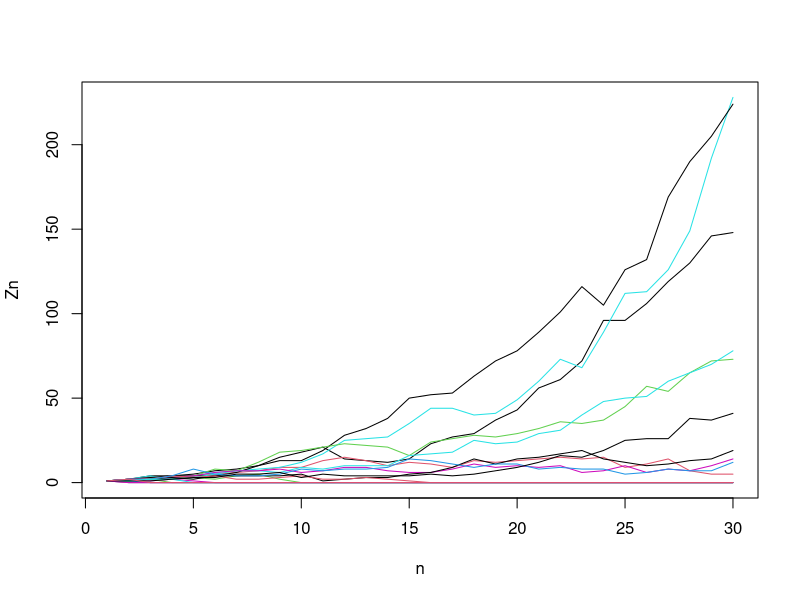
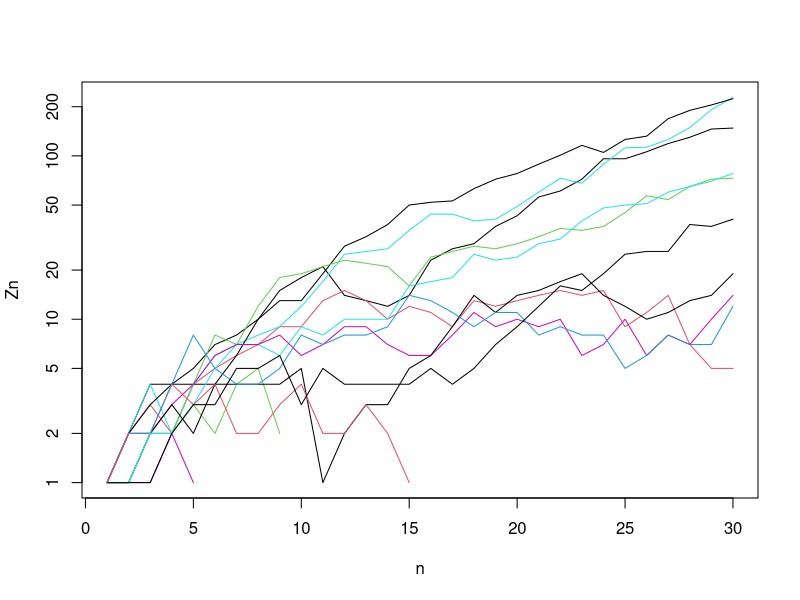
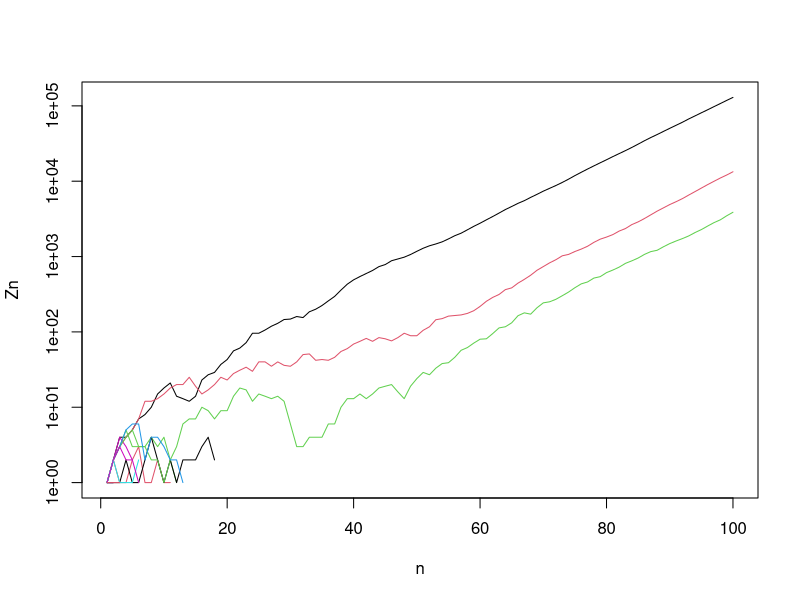
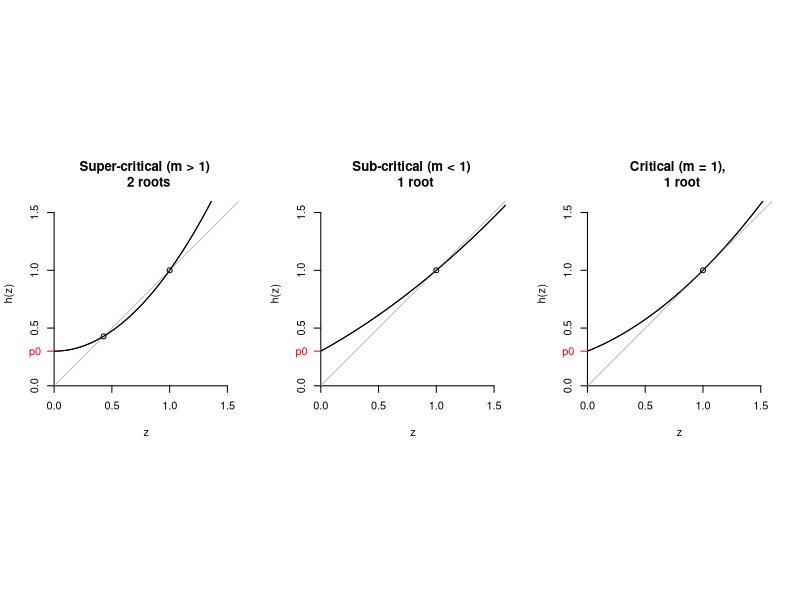
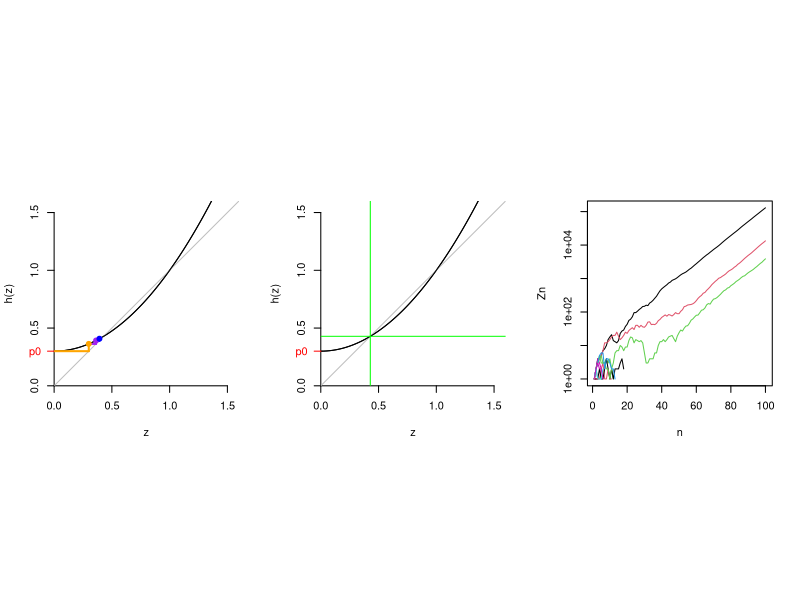
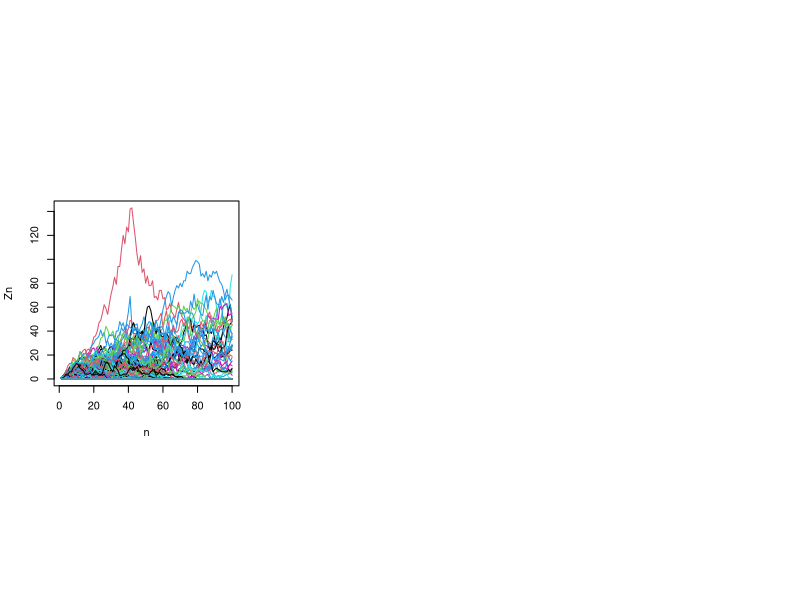
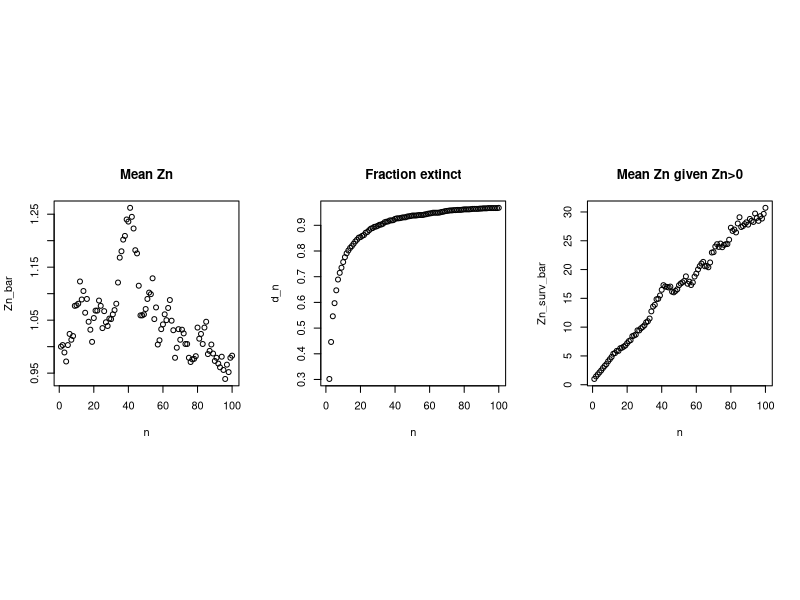
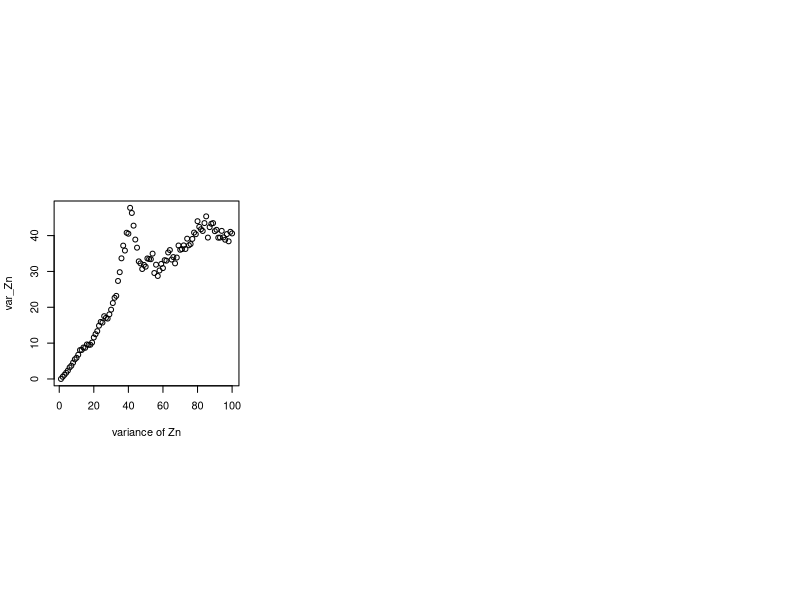

Write the R code that produced these figures, in order.
## ---- chunk 1
install.packages("kableExtra")
library(kableExtra)
## ---- chunk 2
  knitr::kable(
  cbind(c(0,1,2),c(.3,.4,.3)),
  col.names = c('$k$', '$p_k$')
) %>%
 kable_paper(bootstrap_options = "striped", full_width = F)
## ---- chunk 3
  knitr::kable(
  cbind(c(0,1,2),c(.3,.4,.3),c("0-2", "3-5", "6-9")),
  col.names = c('$k$', '$p_k$', 'digits')
) %>% kable_paper(bootstrap_options = "striped", full_width = F)
## ---- chunk 4
  knitr::kable(
  cbind(c(1,2,3,4),c(9,0,5,6),c(0.3,0.2,0.4,0.4), c("$2 \\times 0.3 = 2.7$", "$0 \\times 0.3 = 0$", "$0$","$0$")),
  col.names = c('carrier generation #', 'random digit', '$p_k$', 'expected # infected'), align="cccl"
) %>% kable_paper(bootstrap_options = "striped", full_width = F)
## ---- chunk 5
  k = 0:2 #number of possible children
  p0 = .3; p1 = .3; p2 = .4; 
  p_k = c(p0, p1, p2)  #probabilities of having k children
  Z1 = 1               #initial cohort size
  set.seed(9)
  kids.of.Z1 = sample(x = k, size = Z1, replace = T, prob = p_k)
  Z2 = sum(kids.of.Z1)
  kids.of.Z2 = sample(x = k, size = Z2, replace = T, prob = p_k)
  Z3 = sum(kids.of.Z2)
  kids.of.Z3 = sample(x = k, size = Z3, replace = T, prob = p_k)
  Z4 = sum(kids.of.Z3)
## ---- chunk 6
  gen_size <- c(rep(Z1, 1), rep(Z2, Z2), rep(Z3, Z3), rep(Z4, Z4))
  gen <- c(rep(1, 1), rep(2, Z2), rep(3, Z3), rep(4, Z4))
  person <- c(1, seq(2.1,by=0.1, to=2 + Z2*0.1), 
              seq(3.1,by=0.1, to=3 +Z3*0.1),
              seq(4.1,by=0.1, to=4 +Z4*0.1))
  total_children <- c(kids.of.Z1, kids.of.Z2, kids.of.Z3, rep(0, Z4))

  library(tidyverse)
  growth <- tibble(gen, person, total_children, gen_size)
  names(growth) <- c("Generation #", "Person ID", "Total children", "Generation size")
  knitr::kable(growth)
## ---- chunk 7
# install.packages('DiagrammeR')
DiagrammeR::grViz("
                  digraph rmarkdown{
                  1 ->{2.1 2.2}
                  2.1->{3.1 3.2}
                  2.2->{3.3 3.4}
                  3.1->{4.1 4.2}
                  3.2->{4.3}
                  3.3->{4.4 4.5}
                  3.4->{4.6 4.7}
                  }")
## ---- chunk 8
  #A function   
  branch <- function(n_max = 30, pk = c(p0, p1, p2), Z1 = 1)
  {
      Z.vec <- rep(NA, n_max) # n_max handles the total number of generations
      Z.vec[1] <- Z1
      for (i in 1:(n_max-1))
      {
          Z.vec[i+1] <- sum(sample(x = k,
                                   size = Z.vec[i],
                                   replace = T,
                                   prob = p_k))
      }
      return(Z.vec) # returns a vector of the number of children at every generation
  }
## ---- chunk 9
  set.seed(19) ; branch()
  set.seed(99) ; branch()
## ---- chunk 10
  n_trials = 20
  n_gen = 30
  k = 0:2 #number of possible children
  p0 = .3; p1 = .3; p2 = .4; 
  p_k = c(p0, p1, p2)  #probabilities of having k children
  Z1 = 1               #initial cohort size
  
  Z.mat <- matrix(NA, n_trials, n_gen)
  set.seed(131) 
  for (i in 1:n_trials)
      Z.mat[i,] <- branch(n_max = n_gen)
## ---- chunk 11
  matplot(t(Z.mat),
          type = "l", lty = 1, ylab = "Zn", xlab = "n")
## ---- chunk 12
  suppressWarnings(matplot(t(Z.mat), log = "y", type = "l", lty = 1, ylab = "Zn", xlab = "n"))
  surviving = ifelse(Z.mat[,n_gen] == 0, "extinct", "survive")
  foo <- prop.table(table(surviving))
  print(prop.table(table(surviving)) )
## ---- chunk 13
  n_trials = 20; n_gen = 100
  Z.mat <- matrix(NA, n_trials, n_gen)
  set.seed(131) 
  for (i in 1:n_trials)
      Z.mat[i,] <- branch(n_max = n_gen)
## ---- chunk 14
  suppressWarnings(matplot(t(Z.mat), log = "y", type = "l", lty = 1, ylab = "Zn", xlab = "n"))
## ---- chunk 15
  z = seq(0, 1.6, .01)
  pk = c(.3, .0, .7); names(pk) <- 0:2
  d <- pk["0"]
  for (i in 1:10)
  {
      d <- pk["0"]  + pk["1"]*d + pk["2"]*d^2
  }
  ##  super-critical 
  hz = pk["0"]  + pk["1"]*z + pk["2"]*z^2
  plot.fun <- function(z, hz)
  {
      plot(z, hz, type = "l", ylim = c(0,1.6),
           ylab = "h(z)",
           yaxs = "i", xaxs = "i", axes = F)
      axis(1, at = seq(0, 1.5, .5))
      axis(2, at = seq(0, 1.5, .5))
      abline(0,1, col = "grey")
      lines(z, hz)
      axis(2, at = pk["0"], labels = "p0",
           col.axis = "red", col = "red",
           lwd = 1, las = 2)
  }
  
  par(mfrow = c(1,3), pty = "s")
  plot.fun(z,hz)
  points(c(d, 1),c(d, 1))
  title("Super-critical (m > 1) \n 2 roots")
  ## sub-critical
  pk = c(.3, .55, .15); names(pk) <- 0:2
  hz = pk["0"]  + pk["1"]*z + pk["2"]*z^2
  plot.fun(z,hz)
  title("Sub-critical (m < 1) \n 1 root")
  points(1,1)
  ## critical
  pk = c(.3, .4, .3); names(pk) <- 0:2
  hz = pk["0"]  + pk["1"]*z + pk["2"]*z^2
  plot.fun(z, hz)
  title("Critical (m = 1), \n 1 root")
  points(1,1)
## ---- chunk 16
  pk = c(.3, .0, .7); names(pk) <- 0:2
  z = seq(0, 1.6, .01)
  hz = pk["0"]  + pk["1"]*z + pk["2"]*z^2
  plot.fun(z,hz)
  hzp0 <- pk["0"]  + pk["1"]*pk["0"] + pk["2"]*pk["0"]^2
  hhzp0 <- pk["0"]  + pk["1"]*hzp0 + pk["2"]*hzp0^2
  hhhzp0 <- pk["0"]  + pk["1"]*hhzp0 + pk["2"]*hhzp0^2

  segments(x0=0, y0=pk["0"],x1=pk["0"], y1= pk["0"], col = "orange", lwd=2)#h(p_0)
  segments(x0=pk["0"], y0=pk["0"], y1= hzp0, col = "orange", lwd=2)
  
  segments(x0=pk["0"], y0=hzp0,x1=hzp0, y1= hzp0, col = "purple", lwd=2) #h(h(p_0))
  segments(x0=hzp0, y0=hzp0, y1= hhzp0, col = "purple", lwd=2)

  segments(x0=hzp0, y0=hhzp0,x1=hhzp0, y1= hhzp0, col = "blue", lwd=2)
  segments(x0=hhzp0, y0=hhzp0, y1= hhhzp0, col = "blue", lwd=2)
  
  points(x= pk["0"], y =hzp0, pch=19, col="orange") #h(p_0)
  points(x= hzp0, y =hhzp0, pch=19, col="purple") #h(h(p_0))
  points(x= hhzp0, y =hhhzp0, pch=19, col="blue") #h(h(h(p_0)))


## ---- chunk 17
  pk = c(.3, .0, .7); names(pk) <- 0:2 ## our example
  d <- pk["0"] # initial value
  for (i in 1:20)
  {
      d <- pk["0"]  + pk["1"]*d + pk["2"]*d^2
      if (i %in% c(1,2,19,20))
          print(paste(i, d))
  }
## ---- chunk 18
  pk = c(.3, .0, .7); names(pk) <- 0:2
  z = seq(0, 1.6, .01)
  hz = pk["0"]  + pk["1"]*z + pk["2"]*z^2
  plot.fun(z,hz)
  abline(h = d, col = "green")
  abline(v = d, col = "green")
## ---- chunk 19
    suppressWarnings(matplot(t(Z.mat), log = "y", type = "l", lty = 1, ylab = "Zn", xlab = "n"))
## ---- chunk 20
  n_trials = 1000; n_gen = 100
  p0 = .3; p1 = .4; p2 = .3 ## what is m?
  p_k <- c(p0, p1, p2)
  k <- 0:(length(p_k)-1)
  Z.mat <- matrix(NA, n_trials, n_gen)
  set.seed(131)
  for (i in 1:n_trials)
      Z.mat[i,] <- branch(n_max = n_gen)
## ---- chunk 21
Zn_bar = apply(Z.mat, 2, mean)
  matplot(t(Z.mat),
          type = "l", lty = 1, ylab = "Zn", xlab = "n")
## ---- chunk 22
Zn_bar = apply(Z.mat, 2, mean)  #expected value Z_n (E(Z_n))
n <- 1:ncol(Z.mat)
proportion.zero <- function(x){prop.table(table(x == 0))["TRUE"]}
d_n = apply(Z.mat, 2, proportion.zero) # fraction extinct 
Z.mat.na <- Z.mat; Z.mat.na[Z.mat == 0] <- NA 
Zn_surv_bar = apply(Z.mat.na, 2, mean, na.rm = T) #expected value of survivors (E(Z_n|Z_n>0))
## ---- chunk 23
par(mfrow = c(1,3))
plot(n, Zn_bar, main = "Mean Zn")
plot(n, d_n, main = "Fraction extinct")
plot(n, Zn_surv_bar, main= "Mean Zn given Zn>0") 
## insert code here for Zn_surv_bar.hat and add a line
## ---- chunk 24
var_Zn = apply(Z.mat, 2, var)
## ---- chunk 25
n <- 1:ncol(Z.mat)
plot(n, var_Zn, xlab = 'variance of Zn')
## ---- chunk 26
   Z20 <- table(table(Z.mat[,20]))
   Z5 <- table(table(Z.mat[,5]))
   par(mfrow = c(2,2))
   plot(Z20[Z20 < 100])
   plot(log(Z20[Z20 < 100]))
   plot(Z5[Z5 < 100])
   plot(log(Z5[Z5 < 100]))
## ---- chunk 27
b = 0.2126 ;   c = 0.5893
kk = 1:10  ;   p_kk = b * c^(kk-1)
p0 = b/(1-c)
k = c(0, kk) ;   p_k = c(p0, p_kk)
## ---- chunk 28
plot(k, p_k)
## ---- chunk 29
## b = 0.2126 ;   c = 0.5893 ## lotka
b = 0.3666; c = .5533 ## Keyfitz (from GS)
m = b / (1-c)^2 ## [1] 1.260416
d = (1 - b - c) / (c * (1-c))           #[1] 0.8185088

par(mfrow = c(1,2))
for (i in 1:3)
{
    n = i
    p0_n = d * (m^n - 1)/ (m^n -d)
    j = kk
    pj_n = m^n *
        ((1-d) / (m^n - d))^2 *
        ((m^n - 1)/(m^n - d))^(j-1)
    pk_n <- c(p0_n, pj_n)
    if (i == 1)
        plot(k, pk_n, type = "l", log = "",  main="Absolute")
    if (i > 1)
        lines(k, pk_n, col = i)
}

for (i in 1:3)
{
    n = i
    p0_n = d * (m^n - 1)/ (m^n -d)
    j = kk
    pj_n = m^n * ((1-d) / (m^n - d))^2 * ((m^n - 1)/(m^n - d))^(j-1)
    pk_n <- c(p0_n, pj_n)
    if (i == 1)
        plot(k, pk_n, type = "l", log = "y", main="Log scaled")
    if (i > 1)
        lines(k, pk_n, col = i)
}
